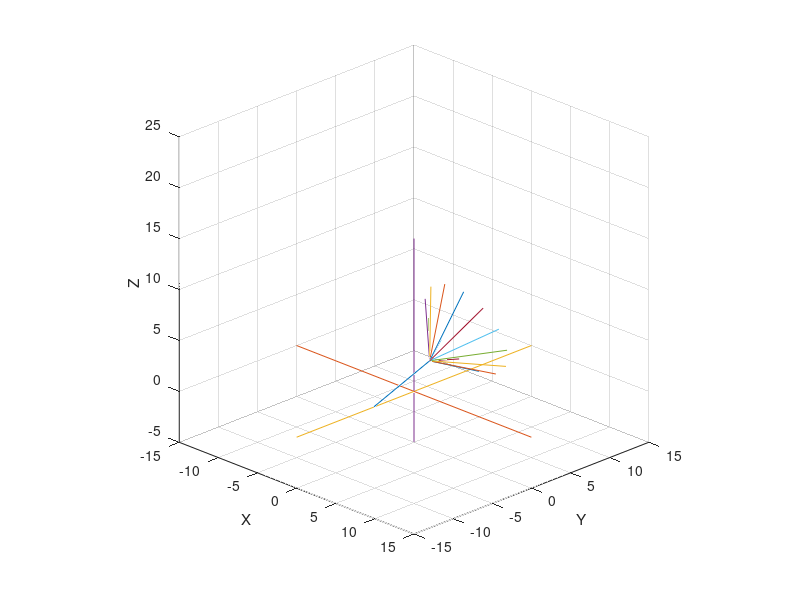

MATLAB code for this plot:
function [varargout] = rotat3(varargin)

clc; close all; clear all;

%==================================================%
%					SETUP
%--------------------------------------------------%

if nargin == 2
	rot=varargin{1};
	azel=varargin{2};
	do2D=0; do3D=1;
elseif nargin == 1 
	rot=varargin{1};
	azel = [-60 25];
	do2D=0; do3D=1;
else
	rot = [10 0];
	rot1 = rot;
	azel = [-60 25];
	do2D=0; do3D=1;
	sz = [2.5e-3 2.5e-3 1.6 1.2];
end


Ovec = [1.0 28.7 56.4 84.1 111.8 139.5 167.2 194.8 222.5 250.2 277.9 305.6 333.3];


%==================================================%
%					3D ROTATION
%--------------------------------------------------%
if do3D
%------------



% STARTING ACTIN FILAMENT SETUP
%---------------------------------------------%
% unitsratio('rad', 'deg')
rad2dg = 180/pi;
dg2rad = 1/(180/pi);
rad360 = 2*pi;

% PHI THETA PSY EULER ANGLES
%---------------------------
phi = 180;			% Phi Z Rotation
tta = 360;			% Theta X Rotation
psy = 180;			% Psy Z Rotation

% phi0 = 20;			% Phi Z Rotation
% tta0 = 70;			% Theta X Rotation
% psy0 = 0;			% Psy Z Rotation
%---

% phi=phi*dg2rad;
% tta=tta*dg2rad;
% psy=psy*dg2rad;

% XYZ VECTOR LOCATION
%---------------------------
% Origin = [0; 0; 0];	% XYZ Origin 
% Tip = [0; 0; 5];	% XYZ Tip
Origin = [1; 1; 3];	% XYZ Origin 
Tip = [5; 4; 8];	% XYZ Tip

	Length = sqrt(sum((Tip - Origin).^2));
	uv = (Tip - Origin) ./ Length;
	uvRTip = ARxFun(uv, phi, tta, psy);
	TipON = uvRTip .* Length + Origin;
	
OriginO = Origin;
TipO = TipON;

%---
Length = sqrt(sum((Tip - Origin).^2));
nFils = 13;
Oxyz = Origin;
Txyz = Tip;
%---------------------------------------------%

%{.
%---------------------------------------------%
for iFil = 1:nFils
	
	FilID = mod(iFil,13)+1;
	phi = Ovec(FilID);	% Phi Z Rotation
	tta = 70;			% Theta X Rotation
	psy = 0;			% Psy Z Rotation
 	phi=phi*dg2rad;
 	tta=tta*dg2rad;
 	psy=psy*dg2rad;
	
	uv = (Tip - Origin) ./ Length;
	uvRTip = ARxFun(uv, phi, tta, psy);
	TipN = uvRTip .* Length + Origin;
	
	Oxyz(:,iFil) = Origin;
	Txyz(:,iFil) = TipN;

end
%---------------------------------------------%
%}

%{
%---------------------------------------------%
phi = 0;			% Phi Z Rotation
tta = -70;			% Theta X Rotation
psy = 0;			% Psy Z Rotation
phi=phi*dg2rad;
tta=tta*dg2rad;
psy=psy*dg2rad;
%---

for iFil = 1:nFils
	
	[Oxyz1] = ARxFun(Oxyz0, phi, tta, psy);
	[Txyz1] = ARxFun(Txyz0, phi, tta, psy);
	
	%------------------
	% OTm = (Oxyz1 - Oxyz0);
	% Oxyz1 = Oxyz1 - OTm;
	% Txyz1 = Txyz1 - OTm;
	%------------------
	
	Oxyz(:,iFil) = ARxFun(Oxyz(:,iFil), phi, tta, psy);
	Txyz(:,iFil) = ARxFun(Txyz(:,iFil), phi, tta, psy);
	
	% Txyz(3,iFil) = abs(Txyz(3,iFil));
	
end
%---------------------------------------------%
%}




sFilO = [-15 0 0; 0 -15 0; 0 0 -5];
sFilT = [15 0 0; 0 15 0; 0 0 15];
Oxyz = cat(2,sFilO,Oxyz);
Txyz = cat(2,sFilT,Txyz);

%---------------------------------------------%
for nfil = 1:numel(Oxyz(1,:))
OT(nfil).x = [Oxyz(1,nfil); Txyz(1,nfil)];
OT(nfil).y = [Oxyz(2,nfil); Txyz(2,nfil)];
OT(nfil).z = [Oxyz(3,nfil); Txyz(3,nfil)];
end
OTx = [OT(:).x];
OTy = [OT(:).y];
OTz = [OT(:).z];
%------------------
OTxR = abs(OTx(2,:) - OTx(1,:));
OTyR = abs(OTy(2,:) - OTy(1,:));
OTzR = abs(OTz(2,:) - OTz(1,:));
for rlen = 1:numel(OTx(1,:))
flen(rlen) = sqrt(OTxR(rlen)^2 + OTyR(rlen)^2 + OTzR(rlen)^2);
OT(rlen).flen = flen(rlen);
end
OTflen = [OT(:).flen];
disp([Length OTflen]')
%------------------

OTx = cat(2,[OriginO(1) TipO(1)]',OTx);
OTy = cat(2,[OriginO(2) TipO(2)]',OTy);
OTz = cat(2,[OriginO(3) TipO(3)]',OTz);

%------------------
FigAnime(OTx, OTy, OTz);
%------------------


%----------------------------------------
end
%==================================================%




%==================================================%
% OTx = [OT(:).x];
% OTy = [OT(:).y];
% OTz = [OT(:).z];
% OTflen = [OT(:).flen];
% varargout = {OTx, OTy, OTz, OTflen};

varargout = {OT};
%==================================================%

end



%{

% F1
%------------------
Oxyz1 = Origin;
Txyz1 = Tip;
% Oxyz1 = rotfun(Origin, phi, tta, psy);
% Txyz1 = rotfun(Tip, phi, tta, psy);
%------------------


% F2
%------------------
Oxyz2 = rotfun(Oxyz1, phi, tta, psy);
Txyz2 = rotfun(Txyz1, phi, tta, psy);
%---
% OTcor = (Oxyz2 - Oxyz1);
% Oxyz2 = Oxyz2 - OTcor;
% Txyz2 = Txyz2 - OTcor;
%------------------


% F3
%------------------
% Oxyz3 = rotfun(Txyz2, phi, tta, psy);
% Txyz3 = rotfun(Txyz2+1, phi, tta, psy);
% %---
% OTcor = (Oxyz3- Oxyz2);
% Oxyz3 = Oxyz3 - OTcor;
% Txyz3 = Txyz3 - OTcor;
%------------------
[Oxyz3 OARx OQ OQRx] = ARxFun(Oxyz2, phi, tta, psy);
[Txyz3 TARx TQ TQRx] = ARxFun(Txyz2, phi, tta, psy);
%------------------


% F4
%------------------
[Oxyz4 OARx OQ OQRx] = ARxFun(Oxyz3, phi, tta, psy);
[Txyz4 TARx TQ TQRx] = ARxFun(Txyz3, phi, tta, psy);
%------------------
%---
% R = Length;
% Tx = R * sind(tta) * cosd(phi) + Ox;
% Ty = R * sind(tta) * sind(phi) + Ox;
% Tz = R * cosd(tta) + Oz;
%------------------




% fDPhi = @(xyz,phi) ([cos(phi) sin(phi) 0; -sin(phi) cos(phi) 0; 0 0 1] * xyz);
% fCTta = @(xyz,tta) ([1 0 0; 0 cos(tta) sin(tta); 0 -sin(tta) cos(tta)] * xyz);
% fBPsy = @(xyz,psy) ([cos(psy) sin(psy) 0; -sin(psy) cos(psy) 0; 0 0 1] * xyz);

Tx = R * sind(tta) * cosd(phi) + Ox;
Ty = R * sind(tta) * sind(phi) + Ox;
Tz = R * cosd(tta) + Oz;

theta = (Ovec-180)*pi/180;
r = 2*ones(size(theta));
[u,v] = pol2cart(theta,r);
feather(u,v);

OTx = {OT(:).x}
OTy = {OT(:).y}
OTz = {OT(:).z}

[OTx{1}(:)]
[OTx{:}]

OTx = [OT(:).x]

% for rlen = 1:numel(xp(:,1))
% flen(rlen) = sqrt(xp(rlen,2)^2 + yp(rlen,2)^2 + zp(rlen,2)^2);
% end
% disp(flen)


view([25 25])
campos([25,-25,25])

% for rotfig = 1:10
% 	figure(Fh1)
% 	view(azel+rot)
% 	rot = rot+rot1;
% 	pause(.3)
% end

% figure(Fh1)
% axis vis3d
% for i=1:36
%    % camorbit(10,0,'camera','z')
%    camorbit(10,0,'camera','z')
%    % pause(.2)
%    drawnow
% end


a11	= cos(psi)*cos(phi) - cos(theta)*sin(phi)*sin(psi)
a12	= cos(psi)*sin(phi) + cos(theta)*cos(phi)*sin(psi)
a13	= sin(psi)*sin(theta)
a21	= -sin(psi)*cos(phi) - cos(theta)*sin(phi)*cos(psi)
a22	= -sin(psi)*sin(phi) + cos(theta)*cos(phi)*cos(psi)
a23	= cos(psi)*sin(theta)
a31	= sin(theta)*sin(phi)
a32	= -sin(theta)*cos(phi)
a33	= cos(theta)
ARx  = [a11 a12 a13; 
		a21 a22 a23; 
		a31 a32 a33];

RxA = [1 0 0; 0 cos(a) sin(a); 0 -sin(a) cos(a)];
RyB = [cos(b) 0 -sin(b); 0 1 0; sin(b) 0 cos(b)];
RzG = [cos(g) sin(g) 0; -sin(g) cos(g) 0; 0 0 1];


RdPhi = [1			0			0;
		 0			cos(Phi)	sin(Phi);
		 0			-sin(Phi)	cos(Phi)]
	 
RcTta = [cos(Tta)	0			-sin(Tta); 
		 0			1			0; 
		 sin(Tta)	0			cos(Tta)]
	 
RbPsi = [cos(Psi)	sin(Psi)	0; 
		 -sin(Psi)	cos(Psi)	0; 
		 0			0			1]

RaMx  = [a11 a12 a13; 
		 a21 a22 a23; 
		 a31 a32 a33];


      |
      |
      |     /|
      |    / |
      | ? /  |
      |  /   |
      | /    |
      |/_____|_________
     /  \    |
    /     \  |
   /  ?     \|   
  /
 /
/

% radPdeg = unitsratio('radian', 'degrees')
% degPrad = unitsratio('degrees', 'radian')

% 2D Rotation Matrix
% R2dMx = [cos(Tta) -sin(Tta); sin(Tta) cos(Tta)];
% fR2dMx = @(ang) [cos(ang) -sin(ang); sin(ang) cos(ang)];
% fR2dMx(Tta)

r = vrrotvec([1 1 1],[1 2 3])

ax = 1
ay = 1
az = 1
t = 70

M = makehgtform('xrotate',t) 
M = makehgtform('yrotate',t) 
M = makehgtform('zrotate',t) 
M = makehgtform('axisrotate',[ax,ay,az],t) 

M = makehgtform('xrotate',t) returns a transform that rotates around the x-axis by t radians.
M = makehgtform('yrotate',t) returns a transform that rotates around the y-axis by t radians.
M = makehgtform('zrotate',t) returns a transform that rotates around the z-axis by t radians.
M = makehgtform('axisrotate',[ax,ay,az],t) Rotate around axis [ax ay az] by t radians.


? (or phi ? ?) alpha is the angle between the x axis and the N axis.
? (or theta ?) beta is the angle between the z axis and the Z axis.
? (or psi ?) gamma is the angle between the N axis and the X axis.

This definition implies that:

? represents a rotation around the z axis,
? represents a rotation around the N axis,
? represents a rotation around the Z axis.

for ? and ?, the range is defined modulo 2? radians. A valid range could be [??,??].
for ?, the range covers ? radians (but is not modulo ?)

? = atan2(z1, -z2)
? = arccos(Z3)
? = atan2(X3, Y3)

[x,y,z] = sph2cart(THETA,PHI,R)

xyzO = [0;
		0;
		0];

xyzT = [5;
		5;
		5];

xyzA = [45;
		20;
		70];

RxA = [1 0 0; 0 cos(a) sin(a); 0 -sin(a) cos(a)];
RyB = [cos(b) 0 -sin(b); 0 1 0; sin(b) 0 cos(b)];
RzG = [cos(g) sin(g) 0; -sin(g) cos(g) 0; 0 0 1];


% RdPhi = [1 0 0; 0 cos(Phi) sin(Phi); 0 -sin(Phi) cos(Phi)];
% RcTta = [cos(Tta) 0 -sin(Tta); 0 1 0; sin(Tta) 0 cos(Tta)];
% RbPsi = [cos(Psi) sin(Psi) 0; -sin(Psi) cos(Psi) 0; 0 0 1];

% RaMx  = [	a11 a12 a13 ; 
%			a21 a22 a23 ; 
%			a31 a32 a33 ];


% nO1 = fDPhi(Oxyz,zPhi)
% nO2 = fCTta(nO1,xTta)
% nO3 = fBPsy(nO2,zPsy)
% nT1 = fDPhi(Txyz,zPhi)
% nT2 = fCTta(nT1,xTta)
% nT3 = fBPsy(nT2,zPsy)

% nO4 = fDPhi(nO3,zPhi)
% nO5 = fCTta(nO4,xTta)
% nO6 = fBPsy(nO5,zPsy)
% nO6 = nT3;
% nT4 = fDPhi(nT3,zPhi)
% nT5 = fCTta(nT4,xTta)
% nT6 = fBPsy(nT5,zPsy)

% xp = [origin0 tip0; 
%       origin1 tip1]
% xp = [Oxyz(1) Txyz(1); nO3(1) nT3(1); nO6(1) nT6(1)];
% yp = [Oxyz(2) Txyz(2); nO3(2) nT3(2); nO6(2) nT6(2)];
% zp = [Oxyz(3) Txyz(3); nO3(3) nT3(3); nO6(3) nT6(3)];


% Set or get the value of the camera view angle
% camva
% to half or double the zoom use: camzoom(.5) or camzoom(2)
% camzoom(.5)

% vis3d
% campos([-10,-25,25])
% camzoom(.12)


%------------------
% Tx = R * sind(tta) * cosd(phi) + Ox;
% Ty = R * sind(tta) * sind(phi) + Ox;
% Tz = R * cosd(tta) + Oz;

Oxyz3 = Txyz2;
R = 14.1421;

Tx = R * sind(phi) * cosd(tta) + Oxyz3(1);
Ty = R * sind(phi) * sind(tta) + Oxyz3(2);
Tz = R * cosd(phi) + Oxyz3(3);

Txyz3 = [Tx Ty Tz]';

% Txyz3 = rotfun([Tx Ty Tz]', phi, tta, psy);
%------------------


%------------------
% Tx = R * sin(tta) * cos(phi) + Ox;
% Ty = R * sin(tta) * sin(phi) + Ox;
% Tz = R * cos(tta) + Oz;
keyboard
n = ones(3);
p = ones(3);
nxyz = cos(phi) * eye(3) + (1 - cos(p)) * (n.*n) + sin(p) *... 
[0 n(3) -n(2); -n(3) 0 n(1); n(2) -n(1) 0]
%------------------

%}



%==================================================%
%				ROTATION FUNCTION
%--------------------------------------------------%
function [fBPsy] = rotfun(xyz, phi, tta, psy)

fDPhi = ([cos(phi) sin(phi) 0; -sin(phi) cos(phi) 0; 0 0 1] * xyz);
fCTta = ([1 0 0; 0 cos(tta) sin(tta); 0 -sin(tta) cos(tta)] * fDPhi);
fBPsy = ([cos(psy) sin(psy) 0; -sin(psy) cos(psy) 0; 0 0 1] * fCTta);

end


%==================================================%
%				FIGURE SETUP FUNCTION
%--------------------------------------------------%
function [varargout] = FigSetup(varargin)

scsz = get(0,'ScreenSize');


if nargin == 1 
	Fnum=varargin{1};
	pos = scsz./[2.5e-3 2.5e-3 1.5 2];
elseif nargin == 2
	Fnum=varargin{1};
	pos=scsz./varargin{2};
else
	Fnum=1;
	pos = scsz./[2.5e-3 2.5e-3 1.5 2];
end

Fh = figure(Fnum);
set(gcf,'OuterPosition',pos,'Color',[.9,.9,.9])
varargout = {Fh};

end



%==================================================%
%				FIGURE SETUP FUNCTION
%--------------------------------------------------%
function [varargout] = FigAnime(OTx, OTy, OTz, varargin)


%----------------------------------------
%		FIGURE SETUP
%----------------------------------------
sz = [2.5e-3 2.5e-3 1.6 1.2];
Fh1 = FigSetup(1,sz);
%------------
figure(Fh1)
plot3(OTx,OTy,OTz)
axis([-15 15 -15 15 -5 25])
xlabel('X');ylabel('Y');zlabel('Z');
grid on;


% figure(Fh1)
camP0 = campos;
camT0 = camtarget;

nfram = 50;
cxp = linspace(-10,25,nfram);
for cf = 1:nfram
    campos([cxp(cf),-25,25])
    drawnow
	pause(.02)
end


% figure(Fh1)
camP1 = campos;
camT1 = camtarget;



% camT = camT1+5;
camT = camT1;
cTx = 5;
cTy = -5;
cTz = 10;
nfram = 30;
cxt = fliplr(linspace(camT(1)-cTx,camT(1),nfram));
cyt = fliplr(linspace(camT(2)-cTy,camT(2),nfram));
czt = fliplr(linspace(camT(3)-cTz,camT(3),nfram));
cxt = [cxt fliplr(cxt)];
cyt = [cyt fliplr(cyt)];
czt = [czt fliplr(czt)];

for cf = 1:nfram*2
	camtarget([cxt(cf),cyt(cf),czt(cf)])
    drawnow
	pause(.01)
end


% figure(Fh1)
% campos(camP1)
% camtarget(camT1)

% [cpxyz] = campos;
% nfram = 50;
% cxp = linspace(0,2,nfram);
% for cf = 1:nfram
%     campos([cxp(cf),-25,25])
%     drawnow
% 	pause(.03)
% end


figure(Fh1)
view(0,0)
pause(1)
view(0,90)
pause(1)
view(90,0)
pause(1)
view(18,28)

varargout = {campos, camtarget};

end





%==================================================%
%				ROTATION FUNCTION
%--------------------------------------------------%
function [Rxyz varargout] = ARxFun(xyz, phi, tta, psy)

%---------------------------
Dphi = ([cos(phi) sin(phi) 0; -sin(phi) cos(phi) 0; 0 0 1] * xyz);
Ctta = ([1 0 0; 0 cos(tta) sin(tta); 0 -sin(tta) cos(tta)] * Dphi);
Bpsy = ([cos(psy) sin(psy) 0; -sin(psy) cos(psy) 0; 0 0 1] * Ctta);
%---
ERx = Bpsy;
%---------------------------


%---------------------------
Q = [
(cos(psy)*cos(tta)*cos(phi) - sin(psy)*sin(phi)),...
(sin(psy)*cos(tta)*cos(phi) + cos(psy)*sin(phi)), (-sin(tta)*cos(phi));
(-cos(psy)*cos(tta)*sin(phi) - sin(psy)*cos(tta)),...
(-sin(psy)*cos(tta)*sin(phi) + cos(psy)*cos(phi)), (sin(tta)*sin(phi));
(cos(psy)*sin(tta)), (sin(psy)*sin(tta)), (cos(tta))];
%---
QRx = Q*xyz;
%---------------------------


%---------------------------
a11	= cos(psy)*cos(phi) - cos(tta)*sin(phi)*sin(psy);
a12	= cos(psy)*sin(phi) + cos(tta)*cos(phi)*sin(psy);
a13	= sin(psy)*sin(tta);
a21	= -sin(psy)*cos(phi) - cos(tta)*sin(phi)*cos(psy);
a22	= -sin(psy)*sin(phi) + cos(tta)*cos(phi)*cos(psy);
a23	= cos(psy)*sin(tta);
a31	= sin(tta)*sin(phi);
a32	= -sin(tta)*cos(phi);
a33	= cos(tta);
AMx  = [a11 a12 a13;
		a21 a22 a23; 
		a31 a32 a33];
%---
ARx = AMx * xyz;
%---------------------------


%---------------------------
Rxyz = ERx;
Rxyz = QRx;
Rxyz = ARx;
%---------------------------
varargout = {ARx, QRx, ERx};

end



function [t1 t2 t3] = EulerAng(A,rotSet,space)
%INPUT
% A 3x3 Direction Cosine Matrix
% rotSet 1x3 (or 3x1) array of rotation axes to use
% space logical, true for Space rotation, false for Body
%OUTPUT
% t1,t2,t3 Euler angles (in radians)
% assumes Body rotations unless told otherwise

% n = length(unique(rotSet));
n = numel(rotSet);


if ~exist('space','var')
	space = false; 
end


ax2neginds = [8 ,3 ,4]; %negative elements for 2 axis rotations
i = rotSet(1); j = rotSet(2);

switch n
	case 3
		A = A .* [1 -1 1; 1 1 -1; -1 1 1];
		if space, A = A.';end
		k = rotSet (3);
		c2 = sqrt(A(i,i)^2 + A(i,j)^2);
		t1 = atan2(A(j,k) / c2,A(k,k) / c2);
		t2 = atan2(A(i,k),c2);
		t3 = atan2(A(i,j) / c2,A(i,i) / c2);
	case 2
		A(ax2neginds(j)) = -A(ax2neginds(j));
		if space, A = A.';end
		p = 6 - (i+j); %element missing from rotSet
		s2 = sqrt(A(i,p)^2 + A(i,j)^2);
		t1 = atan2(A(j,i) / s2,A(p,i) / s2);
		t2 = atan2(s2,A(i,i));
		t3 = atan2(A(i,j) / s2,A(i,p) / s2);
end

end









